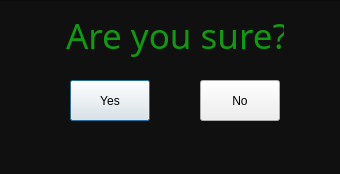
<?xml version="1.0" encoding="UTF-8"?>
<ui version="4.0">
 <class>YesNo</class>
 <widget class="QDialog" name="YesNo">
  <property name="geometry">
   <rect>
    <x>0</x>
    <y>0</y>
    <width>340</width>
    <height>174</height>
   </rect>
  </property>
  <property name="windowTitle">
   <string>Dialog</string>
  </property>
  <widget class="QPushButton" name="pushButton">
   <property name="geometry">
    <rect>
     <x>70</x>
     <y>80</y>
     <width>80</width>
     <height>41</height>
    </rect>
   </property>
   <property name="text">
    <string>Yes</string>
   </property>
  </widget>
  <widget class="QPushButton" name="pushButton_2">
   <property name="geometry">
    <rect>
     <x>200</x>
     <y>80</y>
     <width>80</width>
     <height>41</height>
    </rect>
   </property>
   <property name="text">
    <string>No</string>
   </property>
  </widget>
  <widget class="QFrame" name="frame">
   <property name="geometry">
    <rect>
     <x>-10</x>
     <y>0</y>
     <width>351</width>
     <height>181</height>
    </rect>
   </property>
   <property name="styleSheet">
    <string notr="true">background: #101010;</string>
   </property>
   <property name="frameShape">
    <enum>QFrame::StyledPanel</enum>
   </property>
   <property name="frameShadow">
    <enum>QFrame::Raised</enum>
   </property>
   <widget class="QLabel" name="label">
    <property name="geometry">
     <rect>
      <x>30</x>
      <y>10</y>
      <width>301</width>
      <height>51</height>
     </rect>
    </property>
    <property name="font">
     <font>
      <family>Droid Sans</family>
      <pointsize>-1</pointsize>
     </font>
    </property>
    <property name="styleSheet">
     <string notr="true">text-align: center;
color: #191;
margin: 0 auto;
font-size: 35px;
font-family: 'Droid Sans';</string>
    </property>
    <property name="text">
     <string>Are you sure?</string>
    </property>
   </widget>
  </widget>
  <zorder>frame</zorder>
  <zorder>pushButton</zorder>
  <zorder>pushButton_2</zorder>
 </widget>
 <resources/>
 <connections/>
</ui>
